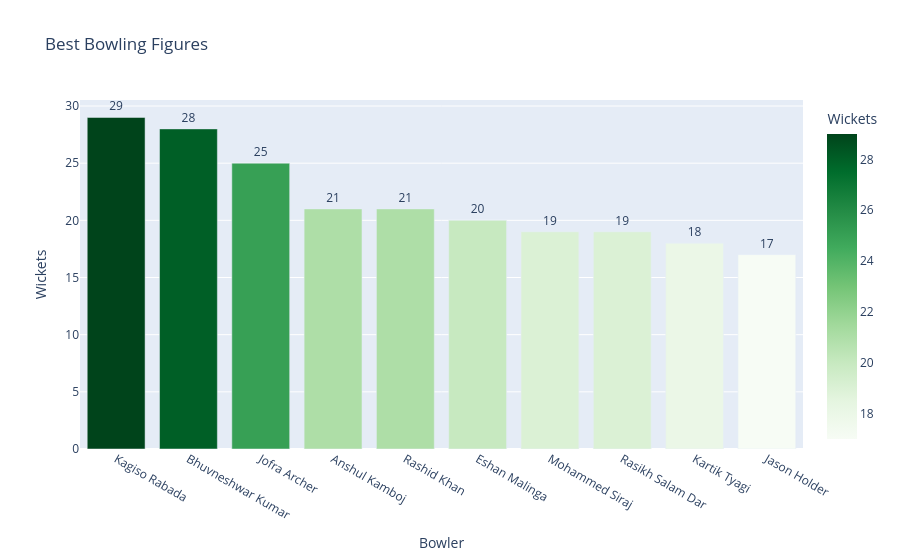

Notebook code cell kept with this figure:
### Code cell
fig8 = px.bar(
    best_bowling_df,
    x="Bowler",
    y="Wickets",
    title="Best Bowling Figures",
    text="Wickets",
    color="Wickets",
    color_continuous_scale="Greens"
)

fig8.update_traces(textposition="outside")

### Figure 1 — Plotly figure (JSON) as saved in the notebook; plotly's stock layout.template omitted (floating-point values rounded to 4 significant figures)
{"data": [{"hovertemplate": "Bowler=%{x}<br>Wickets=%{marker.color}<extra></extra>", "legendgroup": "", "marker": {"color": [29, 28, 25, 21, 21, 20, 19, 19, 18, 17], "coloraxis": "coloraxis", "pattern": {"shape": ""}}, "name": "", "orientation": "v", "showlegend": false, "text": [29.0, 28.0, 25.0, 21.0, 21.0, 20.0, 19.0, 19.0, 18.0, 17.0], "textposition": "outside", "type": "bar", "x": ["Kagiso Rabada", "Bhuvneshwar Kumar", "Jofra Archer", "Anshul Kamboj", "Rashid Khan", "Eshan Malinga", "Mohammed Siraj", "Rasikh Salam Dar", "Kartik Tyagi", "Jason Holder"], "xaxis": "x", "y": [29, 28, 25, 21, 21, 20, 19, 19, 18, 17], "yaxis": "y"}], "layout": {"barmode": "relative", "coloraxis": {"autocolorscale": false, "colorbar": {"title": {"text": "Wickets"}}, "colorscale": [[0, "rgb(247,252,245)"], [0.125, "rgb(229,245,224)"], [0.25, "rgb(199,233,192)"], [0.375, "rgb(161,217,155)"], [0.5, "rgb(116,196,118)"], [0.625, "rgb(65,171,93)"], [0.75, "rgb(35,139,69)"], [0.875, "rgb(0,109,44)"], [1, "rgb(0,68,27)"]]}, "legend": {"tracegroupgap": 0}, "title": {"text": "Best Bowling Figures"}, "xaxis": {"anchor": "y", "domain": [0, 1], "title": {"text": "Bowler"}}, "yaxis": {"anchor": "x", "domain": [0, 1], "title": {"text": "Wickets"}}}}
